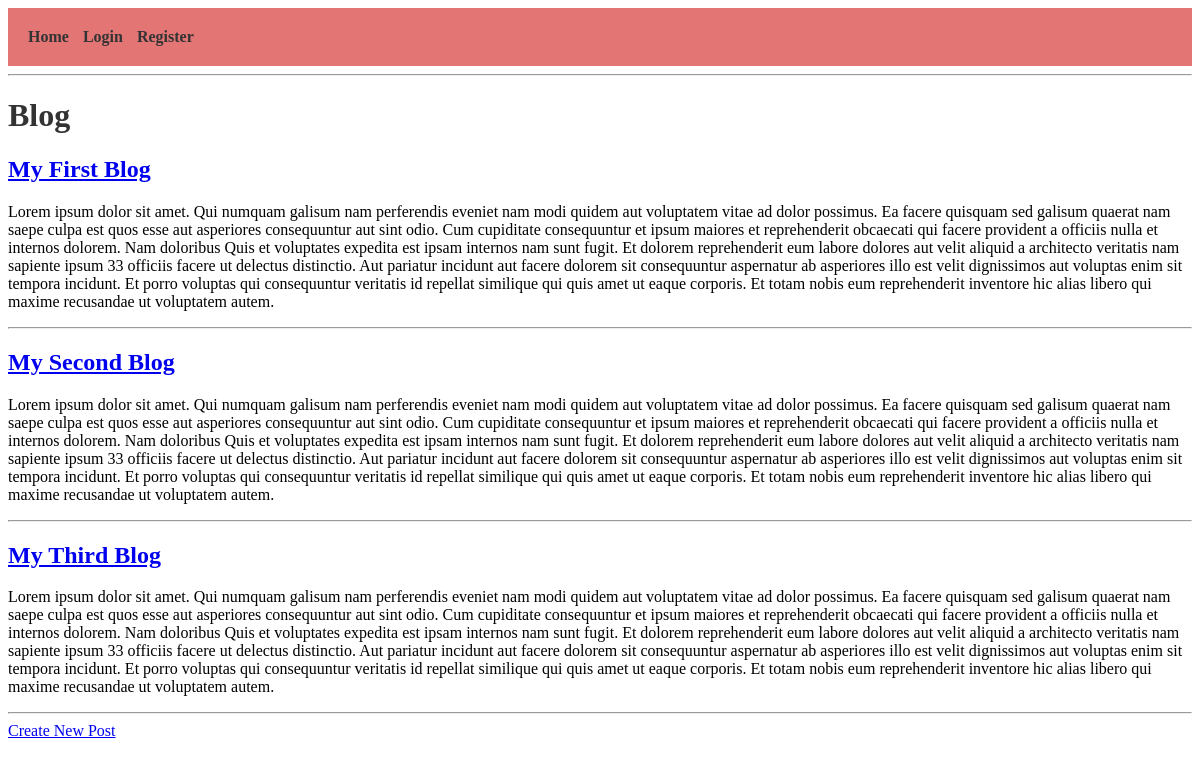
The page / on the database its author committed.
### blog/models.py (models this page shows, shortened)
class Post(models.Model):
    title = models.CharField(max_length=255)
    content = models.TextField()
    author = models.ForeignKey(User, on_delete=models.CASCADE, default=1)

### blog/views.py (the view)
# urls.py: path('', views.home, name='home'),
def home(request):
    posts = Post.objects.all()
    return render(request, 'blog/home.html', {'posts': posts})

### blog/templates/blog/home.html
{% extends 'blog/base.html' %}
{% block content %}
  <h1>Blog</h1>
  {% for post in posts %}
    <h2><a href="{% url 'post_detail' post.pk %}">{{ post.title }}</a></h2>
    <p>{{ post.content }}</p>
    <hr>
  {% empty %}
    <p>No posts available.</p>
  {% endfor %}
  <a href="{% url 'post_create' %}">Create New Post</a>
{% endblock %}

### blog/templates/blog/base.html (shortened to what this page needs)
{% load static %}
<!DOCTYPE html>
<html>
<head>
  <link rel="stylesheet" type="text/css" href="{% static 'css/styles.css' %}">
</head>
<body>
  <nav>
    <a href="{% url 'home' %}">Home</a>
    {% if user.is_authenticated %}
      <a href="{% url 'logout' %}">Logout</a>
    {% else %}
      <a href="{% url 'login' %}">Login</a>
      <a href="{% url 'register' %}">Register</a>
    {% endif %}
  </nav>
  <hr>
  {% block content %}
  {% endblock %}
</body>
</html>

### static/css/styles.css (style rules this page uses)
nav { background-color: #e37575; padding: 20px; }
nav a { margin-right: 10px; text-decoration: none; color: #333; font-weight: bold; }
h1 { color: #333; }

### rows shown on the page
Post: title "My First Blog", content "Lorem ipsum dolor sit amet. Qui numquam galisum nam perferendis eveniet nam modi quidem aut voluptatem vitae ad dolor possimus. Ea facere quisquam sed galisum quaerat nam saepe culpa est quos esse aut asperiores consequuntur aut sint odio. Cum cupiditate consequuntur et ipsum maiores et reprehenderit obcaecati qui facere provident a officiis nulla et internos dolorem. Nam doloribus Quis et voluptates expedita est ipsam internos nam sunt fugit. Et dolorem reprehenderit eum labore dolores aut velit aliquid a architecto veritatis nam sapiente ipsum 33 officiis facere ut delectus distinctio. Aut pariatur incidunt aut facere dolorem sit consequuntur aspernatur ab asperiores illo est velit…"
Post: title "My Second Blog", content "Lorem ipsum dolor sit amet. Qui numquam galisum nam perferendis eveniet nam modi quidem aut voluptatem vitae ad dolor possimus. Ea facere quisquam sed galisum quaerat nam saepe culpa est quos esse aut asperiores consequuntur aut sint odio. Cum cupiditate consequuntur et ipsum maiores et reprehenderit obcaecati qui facere provident a officiis nulla et internos dolorem. Nam doloribus Quis et voluptates expedita est ipsam internos nam sunt fugit. Et dolorem reprehenderit eum labore dolores aut velit aliquid a architecto veritatis nam sapiente ipsum 33 officiis facere ut delectus distinctio. Aut pariatur incidunt aut facere dolorem sit consequuntur aspernatur ab asperiores illo est velit…"
Post: title "My Third Blog", content "Lorem ipsum dolor sit amet. Qui numquam galisum nam perferendis eveniet nam modi quidem aut voluptatem vitae ad dolor possimus. Ea facere quisquam sed galisum quaerat nam saepe culpa est quos esse aut asperiores consequuntur aut sint odio. Cum cupiditate consequuntur et ipsum maiores et reprehenderit obcaecati qui facere provident a officiis nulla et internos dolorem. Nam doloribus Quis et voluptates expedita est ipsam internos nam sunt fugit. Et dolorem reprehenderit eum labore dolores aut velit aliquid a architecto veritatis nam sapiente ipsum 33 officiis facere ut delectus distinctio. Aut pariatur incidunt aut facere dolorem sit consequuntur aspernatur ab asperiores illo est velit…"
